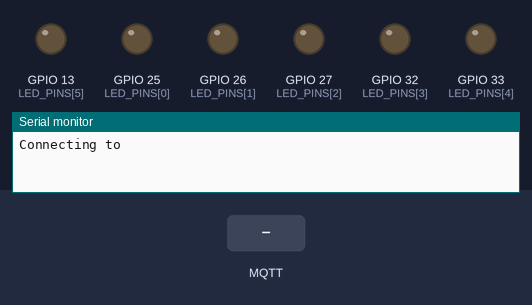
The sketch below on a simulated ESP32. Shown: output pins drawn as LEDs (lit = HIGH), the last lines printed to the serial monitor. The test bench sets the inputs (shaded band). WiFi joins after 1.5 s; servers stay silent unless stated; no MQTT or app messages arrive unless stated.

Above: at 0.1 s.
At 2.7 s:
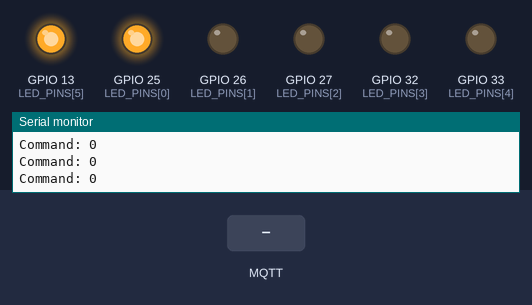
2.8 s: MQTT message "0" arrives on the first subscribed topic
4.3 s: MQTT message "on" arrives on the first subscribed topic
At 10.6 s:
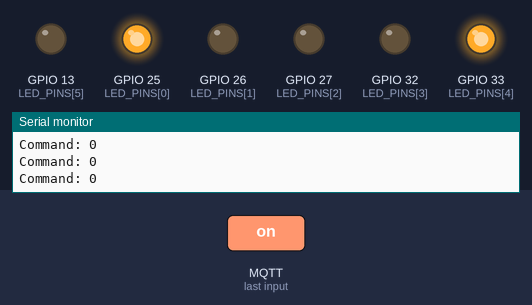
Timing chart, 0 to 41.1 s (numbered marks = the images above; inputs shaded):
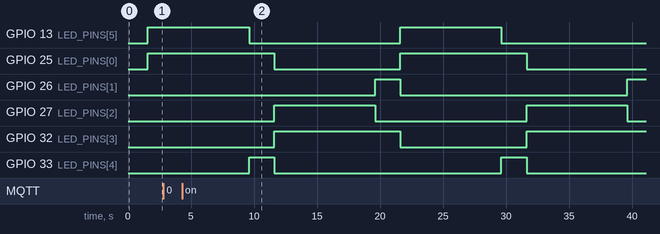

The sketch:

Verkeerslicht.ino
```cpp
#include <WiFi.h>              // Standard ESP32 Library
#include <PubSubClient.h>      // https://github.com/knolleary/pubsubclient (intall with library Manager)

// WIFI Credentials
// Connect to Hotspot on mobile phone
const char* WIFI_SSID = ""; // Fill wifi SSID between quotes
const char* WIFI_PASS = ""; // Fill wifi pass between quotes
const char* NAAM = "verkeerslicht";// constant to make it easier to set the name for MQTT

//MQTT Information
const char* MQTT_SERVER = "mqtt.luytsm.be"; // DO NOT CHANGE!
// const char* TOPIC = "car/1"; //Uncomment corresponding line to car number
// const char* TOPIC = "car/2"; //Uncomment corresponding line to car number
// const char* TOPIC = "car/3"; //Uncomment corresponding line to car number
// const char* TOPIC = "car/4"; //Uncomment corresponding line to car number
//const char* TOPIC = "car/5"; //Uncomment corresponding line to car number
// const char* TOPIC = "car/6"; //Uncomment corresponding line to car number
// const char* TOPIC = "car/7"; //Uncomment corresponding line to car number
 const char* TOPIC = "car/8"; //Uncomment corresponding line to car number

// WIFI and MQTT class instances - DO NOT CHANGE
WiFiClient espClient;
PubSubClient client(espClient);

// Buffer to store MQTT messages - DO NOT CHANGE
char msg[4];//we only need an array of 3 chars because the payload should be between 0-255,
//but just in case, we take an extra char for an end sign like \0

enum COMMANDS {
  PRIOR_VEHICLE = 11, //13 We removed the not needed enums but since we did this. The index
  //of the commands wasn't correct anymore so we assigned it manually
};

int command, lastCommand;

/*
  this the pinmapping of the traffic light
  25 Hoofdweg Rood    0
  26 Hoofdweg Oranje  1
  27 Hoofdweg Groen   2

  32 Zijweg Rood      3
  33 Zijweg Oranje    4
  13 Zijweg Groen     5
*/
const int LED_PINS[6] = {25, 26, 27, 32, 33, 13};

int counter = 0;//variable acting as a counter to create a total delay out of mutliple small delays

// Function to setup wifi - DO NOT CHANGE
void setup_wifi() {
  delay(10);
  // We start by connecting to a WiFi network
  Serial.println();
  Serial.print("Connecting to ");
  Serial.println(WIFI_SSID);

  WiFi.begin(WIFI_SSID, WIFI_PASS);
  //Display that we still are trying to connect
  while (WiFi.status() != WL_CONNECTED) {
    delay(500);
    Serial.print(".");
  }
  // Normaly the wifi will connect very fast. If it hangs reset the controller with EN button
  // This needs to be done after the controller is programmed

  // Print connection information
  Serial.println("");
  Serial.println("WiFi connected");
  Serial.println("IP address: ");
  Serial.println(WiFi.localIP());
}
// Function to (re)connect to the MQTT server - DO NOT CHANGE
void reconnect() {
  // Loop until we're reconnected
  while (!client.connected()) {
    Serial.print("Attempting MQTT connection...");
    // Attempt to connect
    if (client.connect(NAAM)) {//we replaced the literal by a string, so it is easier to configure
      Serial.println("connected");
      // Subscribe
      client.subscribe(TOPIC);
      client.publish(TOPIC, "connected");
    } else {
      Serial.print("failed, rc=");
      Serial.print(client.state());
      Serial.println(" try again in 5 seconds");
      // Wait 5 seconds before retrying
      delay(5000);
    }
  }
}

void setup()
{
  for (int pin = 0; pin < 6; pin++) { //put all leds as output and off
    pinMode(LED_PINS[pin], OUTPUT);
    digitalWrite(LED_PINS[pin], LOW);
  }
  Serial.begin(9600);

  setup_wifi();

  //mqtt init
  client.setServer(MQTT_SERVER, 1883);
  client.setCallback(callback);
}

void callback(char* topic, byte* message, unsigned int length) {
  memset(msg, '\0', sizeof(msg));       // clear the execisting data in the buffer
  memcpy(msg, (char*)message, length);  // copy the byte array to char array
  Serial.print("msg: ");                // print msg (1/2)
  Serial.println(msg);                  // print msg (2/2)
}


void loop()
{
  for (int index = 0; index < 4; index++) {//using for loop instead of putting everything behind eachother makes it possible to check in time if the client is connected
    if (!client.connected()) {              //the for loop is also handy to bring in other modifications instead of putting every state behind each other
      reconnect();
    }
    if (index == 0) {
      digitalWrite(LED_PINS[1], LOW);//hoofdweg rood
      digitalWrite(LED_PINS[3], LOW);
      digitalWrite(LED_PINS[0], HIGH);
      digitalWrite(LED_PINS[5], HIGH);
      counter = 0;
      for (int i = 0; i < sizeof(msg); i++) { //clear all the data out of the array
        msg[i] = '\0';
      }
      do {  //instead of only reading the mqtt data every time of the beginning of the loop we only read it when the main road traffic light is on red so it will
        //go to green quick enough and when it is needed
        //we did this by repeating a delay of 50 ms 160 times so we get a total delay 8000ms (160*50), if ofcourse the mqtt reading doesn't take too long, but it shouldn't
        //add multiple seconds to the total delay
        //in worst case, the command gets executed after 50ms which is still pretty fast
        counter++;
        client.loop();
        command = atoi(msg);
        Serial.print("Command: ");
        Serial.println(command);
        if (command == PRIOR_VEHICLE) { //if the PRIOR_VEHICLE command is received it will exit the loop by setting the counter to 160
          counter = 160;
        }
        delay(50);
      }
      while (counter != 160); //loop to get 8s delay but when it receives the command PRIOR_VEHCILE it exits the loop
    }
    if (index == 1) {
      digitalWrite(LED_PINS[5], LOW);
      digitalWrite(LED_PINS[4], HIGH);
      delay(2000);
    }
    if (index == 2) {
      digitalWrite(LED_PINS[4], LOW);//zijweg groen
      digitalWrite(LED_PINS[0], LOW);
      digitalWrite(LED_PINS[2], HIGH);
      digitalWrite(LED_PINS[3], HIGH);
      delay(8000);
    }
    if (index == 3) {
      digitalWrite(LED_PINS[2], LOW);
      digitalWrite(LED_PINS[1], HIGH);
      delay(2000);
    }
  }
}
```

Measured:
- by itself, GPIO 27 (LED_PINS[2]): alternates HIGH for 8.0 s and LOW for 12.0 s
- by itself, GPIO 33 (LED_PINS[4]): alternates HIGH for 2.0 s and LOW for 18.0 s
